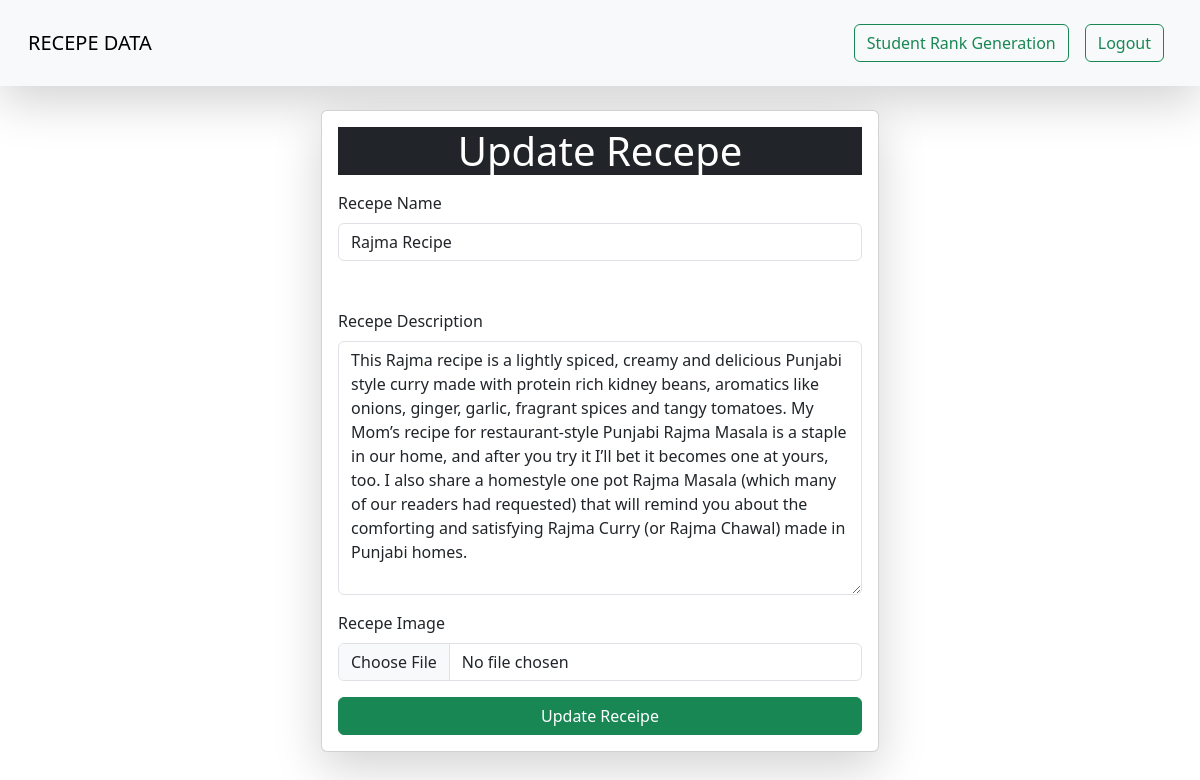
Screenshot of /update_recepe/4/ (signed in) with the database file from the repository.
### vege/models.py (models this page shows)
class recepe(models.Model):
    user=models.ForeignKey(User,on_delete=models.SET_NULL,null=True,blank=True)
    recepe_name=models.CharField(max_length=150)
    recepe_desc=models.TextField()
    recepe_image=models.ImageField(upload_to="recepe_img")
    recepe_view_count=models.IntegerField(default=1)

### vege/views.py (the view, shortened to what this page needs)
# urls.py: path("update_recepe/<id>/", views.update_recepe, name="update_recepe"),
def update_recepe(request,id):
    queryset=recepe.objects.get(id=id)
    context={'receipes':queryset}
    return render(request,'update_recepe.html',context)

### vege/templates/update_recepe.html (shortened to what this page needs)
{% extends 'base.html' %}
{% block start %}
    <div class="container">
        <form class="col-6 mx-auto card p-3 shadow-lg" method="post" enctype="multipart/form-data">
            <h1 class="text-bg-dark text-center mb-3">Update Recepe</h1>
            <div class="mb-5">
              <label for="exampleInputEmail1" class="form-label">Recepe Name</label>
              <input name="recepe_name" value="{{receipes.recepe_name}}" required type="text" class="form-control" >
            </div>
            <div class="mb-3">
              <label for="exampleInputPassword1" class="form-label">Recepe Description</label>
              <textarea name="recepe_desc" required  class="form-control" id="" cols="30" rows="10">{{receipes.recepe_desc}}</textarea>
            </div>
            <div class="mb-3">
                <label for="exampleInputPassword1" class="form-label">Recepe Image</label>
                <input type="file"  class="form-control" name="recepe_image">
              </div>
            <button type="submit" class="btn btn-success">Update Receipe</button>
          </form>
    </div>
{% endblock start %}

### rows the page displays
recepe: recepe_name "Rajma Recipe", recepe_desc "This Rajma recipe is a lightly spiced, creamy and delicious Punjabi style curry made with protein rich kidney beans, aromatics like onions, ginger, garlic, fragrant spices and tangy tomatoes. My Mom’s recipe for restaurant-style Punjabi Rajma Masala is a staple in our home, and after you try it I’ll bet it becomes one at yours, too. I also share a homestyle one pot Rajma Masala (which many of our readers had requested) that will remind you about the comforting and satisfying Rajma Curry (or Rajma Chawal) made in Punjabi homes."
